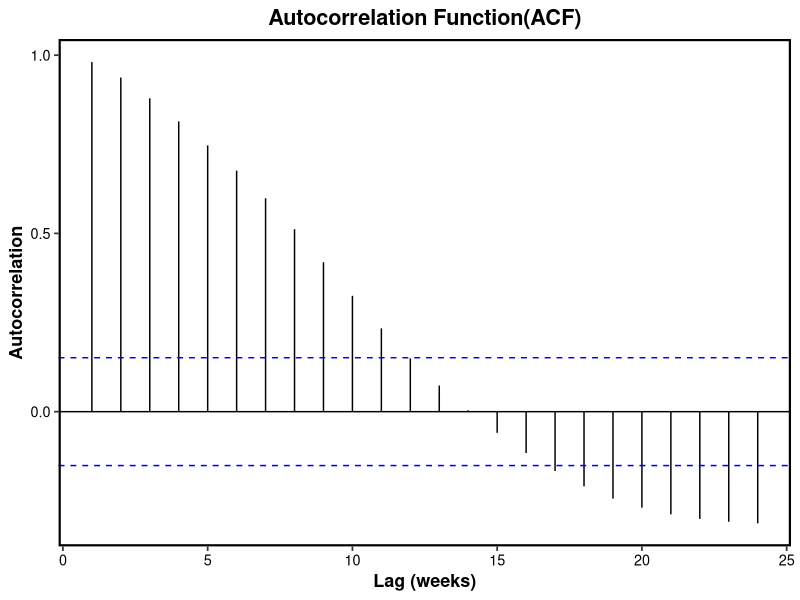
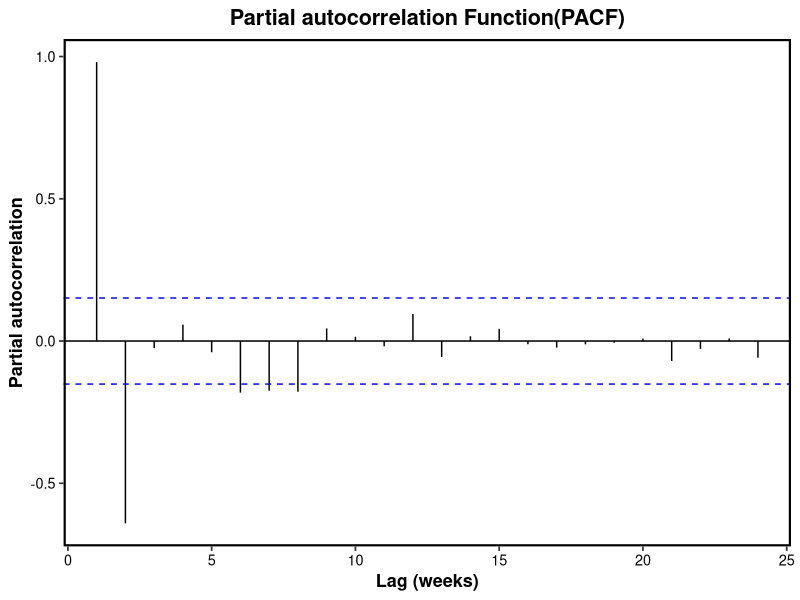
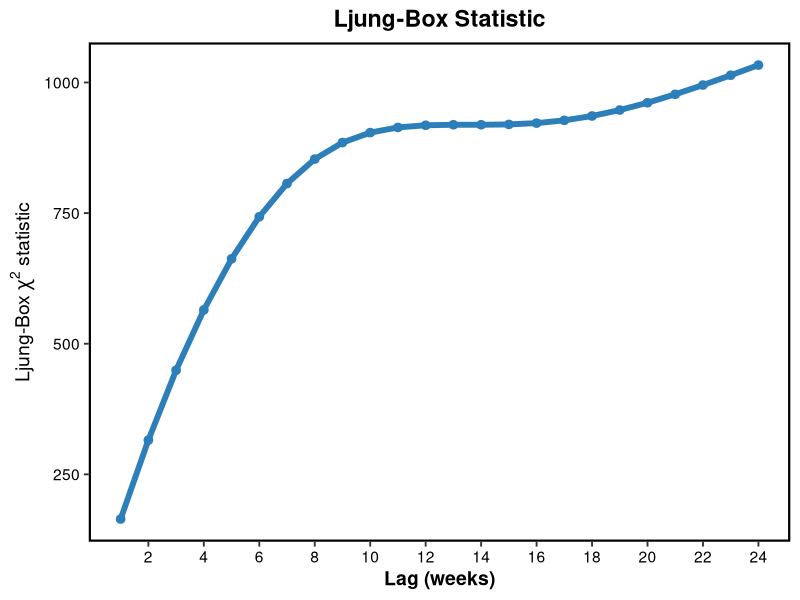
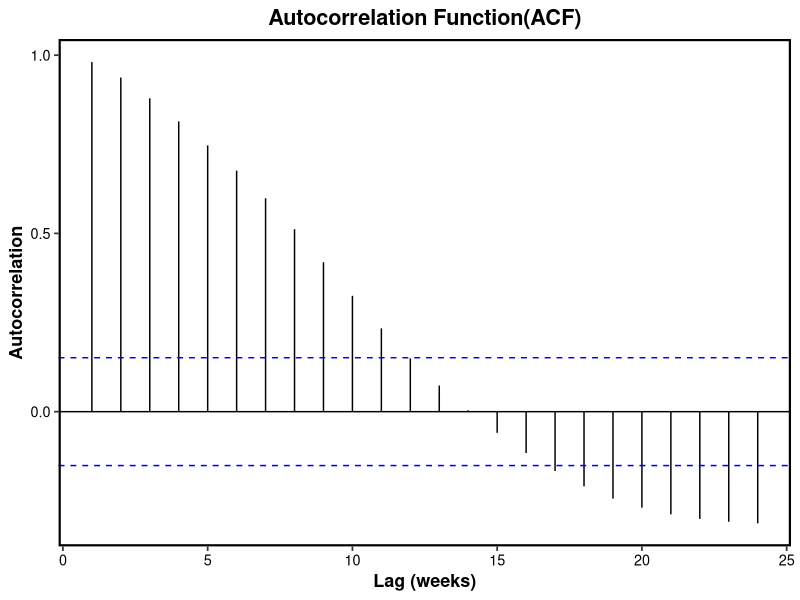
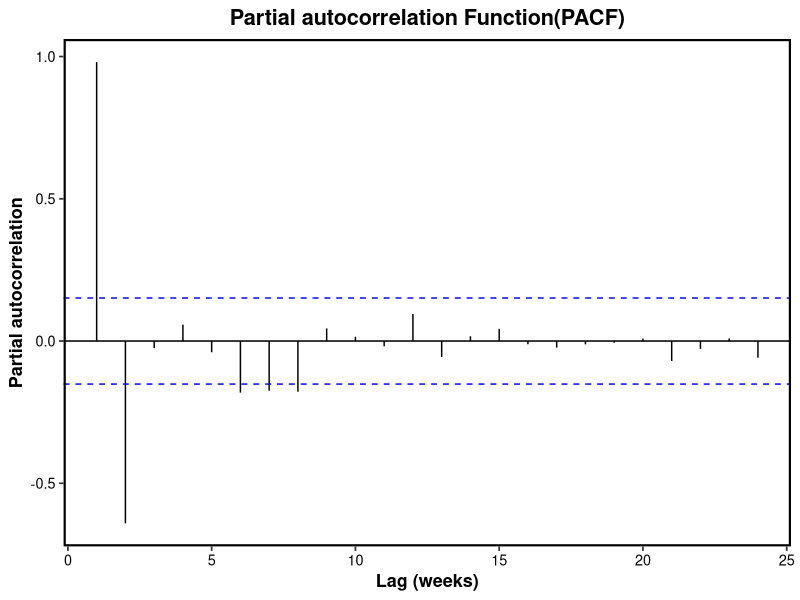
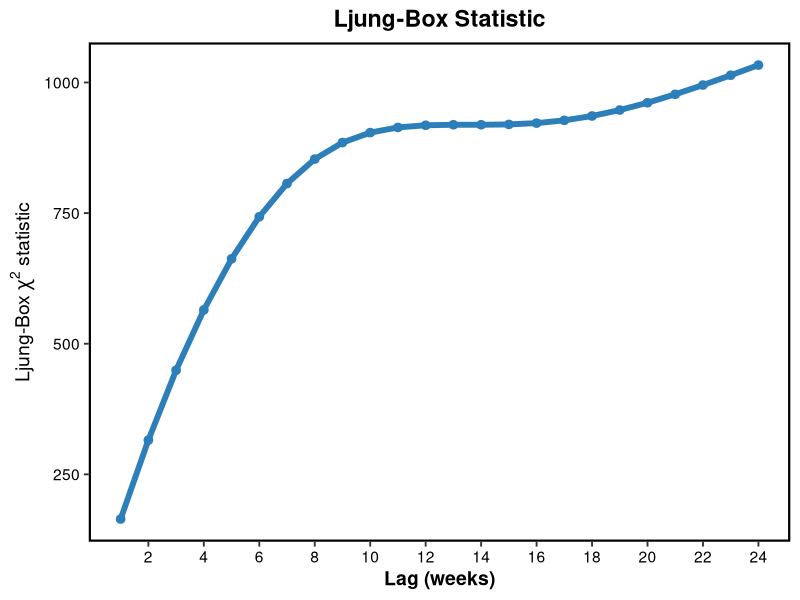

R code for these plots, in order:
# ============================================================
# Autocorrelation Diagnostics Using TRAINING DATA ONLY
# (a) ACF, (b) PACF, (c) Ljung-Box
# Training: Weeks 1-168
# Holdout:  Weeks 169-200 (NOT USED)
# ============================================================

library(dplyr)
library(ggplot2)
library(forecast)
library(patchwork)

# ------------------------------------------------------------
# 1. Publication theme
# ------------------------------------------------------------

theme_pub <- function(base_size = 13) {
  theme_bw(base_size = base_size) +
    theme(
      panel.grid = element_blank(),
      panel.border = element_rect(
        colour = "black", linewidth = 1.5
      ),
      strip.background = element_rect(
        fill = "grey90", colour = "black"
      ),
      strip.text = element_text(face = "bold"),
      axis.title = element_text(face = "bold"),
      axis.text = element_text(colour = "black"),
      plot.title = element_text(face = "bold", hjust = 0.5)
    )
}

# ------------------------------------------------------------
# 2. Load and order data
# ------------------------------------------------------------

data1 <- read.csv("MyBDweeklyFinaldata.csv",  stringsAsFactors = FALSE)

data1 <- data1 %>%
  arrange(Week)

# ------------------------------------------------------------
# 3. Split training and holdout data
# ------------------------------------------------------------

train <- data1 %>%
  filter(Week >= 1 & Week <= 168)

holdout <- data1 %>%
  filter(Week >= 169 & Week <= 200)

# Verify split
stopifnot(
  nrow(data1) == 200,
  nrow(train) == 168,
  nrow(holdout) == 32,
  identical(as.numeric(train$Week), as.numeric(1:168)),
  identical(as.numeric(holdout$Week), as.numeric(169:200)),
  !anyNA(train$Dengue_cases)
)

cat("\n========================================\n")
cat("DATA SPLIT VERIFICATION\n")
cat("========================================\n")

cat("Total observations:", nrow(data1), "\n")
cat("Training observations:", nrow(train), "\n")
cat("Training weeks:",
    min(train$Week), "-", max(train$Week), "\n")

cat("Holdout observations:", nrow(holdout), "\n")
cat("Holdout weeks:",
    min(holdout$Week), "-", max(holdout$Week), "\n")

cat("Holdout used in diagnostics: FALSE\n")

# ------------------------------------------------------------
# 4. Training dengue series
# ------------------------------------------------------------

y_train <- train$Dengue_cases

max_lag <- 24

# ------------------------------------------------------------
# 5. (a) ACF
# ------------------------------------------------------------

p1 <- ggAcf(
  y_train,
  lag.max = max_lag
) +
  labs(
    x = "Lag (weeks)",
    y = "Autocorrelation",
    title = "Autocorrelation Function(ACF)"
  ) +
  theme_pub()

print(p1)

# ------------------------------------------------------------
# 6. (b) PACF
# ------------------------------------------------------------

p2 <- ggPacf(
  y_train,
  lag.max = max_lag
) +
  labs(
    x = "Lag (weeks)",
    y = "Partial autocorrelation",
    title = "Partial autocorrelation Function(PACF)"
  ) +
  theme_pub()

print(p2)

# ------------------------------------------------------------
# 7. (c) Ljung-Box test across lags 1-24
# ------------------------------------------------------------

ljung_box_results <- lapply(
  1:max_lag,
  function(lag_value) {
    
    test <- Box.test(
      y_train,
      lag = lag_value,
      type = "Ljung-Box"
    )
    
    data.frame(
      Lag = lag_value,
      Statistic = as.numeric(test$statistic),
      p_value = test$p.value
    )
  }
) %>%
  bind_rows()

cat("\n========================================\n")
cat("LJUNG-BOX RESULTS: TRAINING DATA ONLY\n")
cat("========================================\n")

print(ljung_box_results)

write.csv(
  ljung_box_results,
  "ljung_box_results_training.csv",
  row.names = FALSE
)

# ------------------------------------------------------------
# 8. Ljung-Box statistic plot
# ------------------------------------------------------------

p3 <- ggplot(
  ljung_box_results,
  aes(x = Lag, y = Statistic)
) +
  geom_line(
    colour = "#2C7fb8",
    linewidth = 2.
  ) +
  geom_point(
    colour = "#2C7FB8",
    size = 2.6
  ) +
  scale_x_continuous(
    breaks = seq(2, max_lag, by = 2),
    limits = c(1, max_lag)
  ) +
  labs(
    x = "Lag (weeks)",
    y = expression(
      paste("Ljung-Box ", chi^2, " statistic")
    ),
    title = "Ljung-Box Statistic"
  ) +
  theme_pub(base_size = 14)

print(p3)

# ------------------------------------------------------------
# 9. Save publication figures
# ------------------------------------------------------------

ggsave(
  "ACF_training.png",
  plot = p1,
  width = 8,
  height = 5,
  units = "in"
)

ggsave(
  "PACF_training.png",
  plot = p2,
  width = 8,
  height = 5,
  units = "in"
)

ggsave(
  "LjungBox_training.png",
  plot = p3,
  width = 7,
  height = 5,
  units = "in",
  dpi = 600,
  bg = "white"
)

cat("\nAll training-only diagnostics completed.\n")
